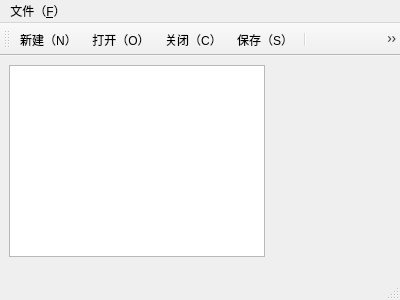
<?xml version="1.0" encoding="UTF-8"?>
<ui version="4.0">
 <class>MainWindow</class>
 <widget class="QMainWindow" name="MainWindow">
  <property name="geometry">
   <rect>
    <x>0</x>
    <y>0</y>
    <width>400</width>
    <height>300</height>
   </rect>
  </property>
  <property name="windowTitle">
   <string>MainWindow</string>
  </property>
  <widget class="QWidget" name="centralWidget">
   <widget class="QTextEdit" name="textEdit">
    <property name="geometry">
     <rect>
      <x>9</x>
      <y>9</y>
      <width>256</width>
      <height>192</height>
     </rect>
    </property>
   </widget>
  </widget>
  <widget class="QMenuBar" name="menuBar">
   <property name="geometry">
    <rect>
     <x>0</x>
     <y>0</y>
     <width>400</width>
     <height>23</height>
    </rect>
   </property>
   <widget class="QMenu" name="menu_F">
    <property name="title">
     <string>文件（&amp;F）</string>
    </property>
    <addaction name="action_New"/>
    <addaction name="action_Open"/>
    <addaction name="action_Close"/>
    <addaction name="action_Save"/>
    <addaction name="action_SaveAs"/>
    <addaction name="action_Exit"/>
   </widget>
   <addaction name="menu_F"/>
  </widget>
  <widget class="QToolBar" name="mainToolBar">
   <attribute name="toolBarArea">
    <enum>TopToolBarArea</enum>
   </attribute>
   <attribute name="toolBarBreak">
    <bool>false</bool>
   </attribute>
   <addaction name="action_New"/>
   <addaction name="action_Open"/>
   <addaction name="action_Close"/>
   <addaction name="action_Save"/>
   <addaction name="separator"/>
   <addaction name="action_SaveAs"/>
   <addaction name="action_Exit"/>
  </widget>
  <widget class="QStatusBar" name="statusBar"/>
  <action name="action_New">
   <property name="icon">
    <iconset resource="myimages.qrc">
     <normaloff>:/images/actions/actions/add.png</normaloff>:/images/actions/actions/add.png</iconset>
   </property>
   <property name="text">
    <string>新建（&amp;N）</string>
   </property>
  </action>
  <action name="action_Open">
   <property name="icon">
    <iconset resource="myimages.qrc">
     <normaloff>:/images/actions/actions/fileopen.png</normaloff>:/images/actions/actions/fileopen.png</iconset>
   </property>
   <property name="text">
    <string>打开（&amp;O）</string>
   </property>
  </action>
  <action name="action_Close">
   <property name="icon">
    <iconset resource="myimages.qrc">
     <normaloff>:/images/actions/actions/gtk-close.png</normaloff>:/images/actions/actions/gtk-close.png</iconset>
   </property>
   <property name="text">
    <string>关闭（&amp;C）</string>
   </property>
  </action>
  <action name="action_Save">
   <property name="icon">
    <iconset resource="myimages.qrc">
     <normaloff>:/images/actions/actions/go-down.png</normaloff>:/images/actions/actions/go-down.png</iconset>
   </property>
   <property name="text">
    <string>保存（&amp;S）</string>
   </property>
  </action>
  <action name="action_SaveAs">
   <property name="icon">
    <iconset resource="myimages.qrc">
     <normaloff>:/images/actions/actions/document-save-as.png</normaloff>:/images/actions/actions/document-save-as.png</iconset>
   </property>
   <property name="text">
    <string>另存为（&amp;A）</string>
   </property>
  </action>
  <action name="action_Exit">
   <property name="icon">
    <iconset resource="myimages.qrc">
     <normaloff>:/images/actions/actions/application-exit.png</normaloff>:/images/actions/actions/application-exit.png</iconset>
   </property>
   <property name="text">
    <string>退出（&amp;X）</string>
   </property>
  </action>
 </widget>
 <layoutdefault spacing="6" margin="11"/>
 <resources>
  <include location="myimages.qrc"/>
 </resources>
 <connections/>
</ui>
